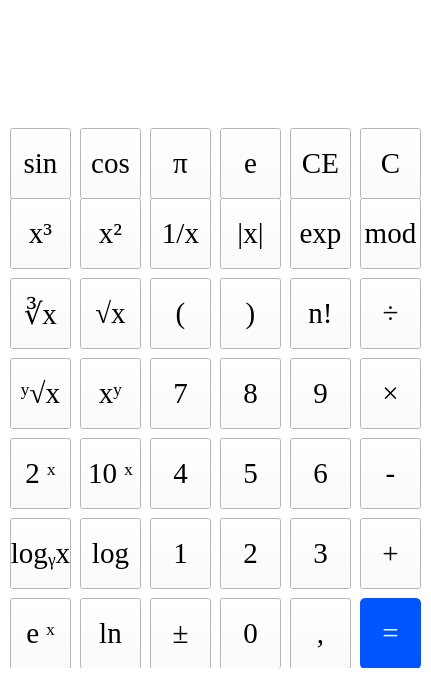
<?xml version="1.0" encoding="UTF-8"?>
<ui version="4.0">
 <class>MainWindow</class>
 <widget class="QMainWindow" name="MainWindow">
  <property name="geometry">
   <rect>
    <x>0</x>
    <y>0</y>
    <width>431</width>
    <height>690</height>
   </rect>
  </property>
  <property name="windowTitle">
   <string>Calculator</string>
  </property>
  <property name="windowIcon">
   <iconset theme="C:\Users\bekzh\Desktop\icon.png">
    <normaloff>.</normaloff>.</iconset>
  </property>
  <property name="layoutDirection">
   <enum>Qt::RightToLeft</enum>
  </property>
  <property name="autoFillBackground">
   <bool>false</bool>
  </property>
  <property name="styleSheet">
   <string notr="true">background-color: rgb(255, 255, 255);</string>
  </property>
  <property name="iconSize">
   <size>
    <width>24</width>
    <height>24</height>
   </size>
  </property>
  <widget class="QWidget" name="centralwidget">
   <widget class="QPushButton" name="btn_equal">
    <property name="geometry">
     <rect>
      <x>360</x>
      <y>598</y>
      <width>61</width>
      <height>71</height>
     </rect>
    </property>
    <property name="font">
     <font>
      <family>Times New Roman</family>
      <pointsize>22</pointsize>
      <italic>false</italic>
      <underline>false</underline>
      <strikeout>false</strikeout>
      <kerning>true</kerning>
     </font>
    </property>
    <property name="styleSheet">
     <string notr="true">color: rgb(255, 255, 255);
background-color: rgb(0, 85, 255);
border-radius: 5px;
border: none;</string>
    </property>
    <property name="text">
     <string>=</string>
    </property>
   </widget>
   <widget class="QPushButton" name="btn_comma">
    <property name="geometry">
     <rect>
      <x>290</x>
      <y>598</y>
      <width>61</width>
      <height>71</height>
     </rect>
    </property>
    <property name="font">
     <font>
      <family>Times New Roman</family>
      <pointsize>22</pointsize>
      <italic>false</italic>
      <underline>false</underline>
      <strikeout>false</strikeout>
      <kerning>true</kerning>
     </font>
    </property>
    <property name="styleSheet">
     <string notr="true">background-color: rgb(255, 255, 255);
color: rgb(0, 0, 0);
border-color: rgb(0, 0, 0);</string>
    </property>
    <property name="text">
     <string>,</string>
    </property>
   </widget>
   <widget class="QPushButton" name="btn_zero">
    <property name="geometry">
     <rect>
      <x>220</x>
      <y>598</y>
      <width>61</width>
      <height>71</height>
     </rect>
    </property>
    <property name="font">
     <font>
      <family>Times New Roman</family>
      <pointsize>22</pointsize>
      <italic>false</italic>
      <underline>false</underline>
      <strikeout>false</strikeout>
      <kerning>true</kerning>
     </font>
    </property>
    <property name="styleSheet">
     <string notr="true">background-color: rgb(255, 255, 255);
color: rgb(0, 0, 0);
border-color: rgb(0, 0, 0);</string>
    </property>
    <property name="text">
     <string>0</string>
    </property>
   </widget>
   <widget class="QPushButton" name="btn_plus_minus">
    <property name="geometry">
     <rect>
      <x>150</x>
      <y>598</y>
      <width>61</width>
      <height>71</height>
     </rect>
    </property>
    <property name="font">
     <font>
      <family>Times New Roman</family>
      <pointsize>22</pointsize>
      <italic>false</italic>
      <underline>false</underline>
      <strikeout>false</strikeout>
      <kerning>true</kerning>
     </font>
    </property>
    <property name="styleSheet">
     <string notr="true">background-color: rgb(255, 255, 255);
color: rgb(0, 0, 0);
border-color: rgb(0, 0, 0);</string>
    </property>
    <property name="text">
     <string>±</string>
    </property>
   </widget>
   <widget class="QPushButton" name="btn_ln">
    <property name="geometry">
     <rect>
      <x>80</x>
      <y>598</y>
      <width>61</width>
      <height>71</height>
     </rect>
    </property>
    <property name="font">
     <font>
      <family>Times New Roman</family>
      <pointsize>22</pointsize>
      <italic>false</italic>
      <underline>false</underline>
      <strikeout>false</strikeout>
      <kerning>true</kerning>
     </font>
    </property>
    <property name="styleSheet">
     <string notr="true">color: rgb(0, 0, 0);
background-color: rgb(255, 255, 255);
border-color: rgb(0, 85, 255);
selection-color: rgb(230, 232, 255);</string>
    </property>
    <property name="text">
     <string>ln</string>
    </property>
   </widget>
   <widget class="QPushButton" name="btn_two">
    <property name="geometry">
     <rect>
      <x>220</x>
      <y>518</y>
      <width>61</width>
      <height>71</height>
     </rect>
    </property>
    <property name="font">
     <font>
      <family>Times New Roman</family>
      <pointsize>22</pointsize>
      <italic>false</italic>
      <underline>false</underline>
      <strikeout>false</strikeout>
      <kerning>true</kerning>
     </font>
    </property>
    <property name="styleSheet">
     <string notr="true">background-color: rgb(255, 255, 255);
color: rgb(0, 0, 0);
border-color: rgb(0, 0, 0);</string>
    </property>
    <property name="text">
     <string>2</string>
    </property>
   </widget>
   <widget class="QPushButton" name="btn_one">
    <property name="geometry">
     <rect>
      <x>150</x>
      <y>518</y>
      <width>61</width>
      <height>71</height>
     </rect>
    </property>
    <property name="font">
     <font>
      <family>Times New Roman</family>
      <pointsize>22</pointsize>
      <italic>false</italic>
      <underline>false</underline>
      <strikeout>false</strikeout>
      <kerning>true</kerning>
     </font>
    </property>
    <property name="styleSheet">
     <string notr="true">background-color: rgb(255, 255, 255);
color: rgb(0, 0, 0);
border-color: rgb(0, 0, 0);</string>
    </property>
    <property name="text">
     <string>1</string>
    </property>
   </widget>
   <widget class="QPushButton" name="btn_log">
    <property name="geometry">
     <rect>
      <x>80</x>
      <y>518</y>
      <width>61</width>
      <height>71</height>
     </rect>
    </property>
    <property name="font">
     <font>
      <family>Times New Roman</family>
      <pointsize>22</pointsize>
      <italic>false</italic>
      <underline>false</underline>
      <strikeout>false</strikeout>
      <kerning>true</kerning>
     </font>
    </property>
    <property name="styleSheet">
     <string notr="true">color: rgb(0, 0, 0);
background-color: rgb(255, 255, 255);
border-color: rgb(0, 85, 255);
selection-color: rgb(230, 232, 255);</string>
    </property>
    <property name="text">
     <string>log</string>
    </property>
   </widget>
   <widget class="QPushButton" name="btn_three">
    <property name="geometry">
     <rect>
      <x>290</x>
      <y>518</y>
      <width>61</width>
      <height>71</height>
     </rect>
    </property>
    <property name="font">
     <font>
      <family>Times New Roman</family>
      <pointsize>22</pointsize>
      <italic>false</italic>
      <underline>false</underline>
      <strikeout>false</strikeout>
      <kerning>true</kerning>
     </font>
    </property>
    <property name="styleSheet">
     <string notr="true">background-color: rgb(255, 255, 255);
color: rgb(0, 0, 0);
border-color: rgb(0, 0, 0);</string>
    </property>
    <property name="text">
     <string>3</string>
    </property>
   </widget>
   <widget class="QPushButton" name="btn_five">
    <property name="geometry">
     <rect>
      <x>220</x>
      <y>438</y>
      <width>61</width>
      <height>71</height>
     </rect>
    </property>
    <property name="font">
     <font>
      <family>Times New Roman</family>
      <pointsize>22</pointsize>
      <italic>false</italic>
      <underline>false</underline>
      <strikeout>false</strikeout>
      <kerning>true</kerning>
     </font>
    </property>
    <property name="styleSheet">
     <string notr="true">background-color: rgb(255, 255, 255);
color: rgb(0, 0, 0);
border-color: rgb(0, 0, 0);</string>
    </property>
    <property name="text">
     <string>5</string>
    </property>
   </widget>
   <widget class="QPushButton" name="btn_ten_pow_x">
    <property name="geometry">
     <rect>
      <x>80</x>
      <y>438</y>
      <width>61</width>
      <height>71</height>
     </rect>
    </property>
    <property name="font">
     <font>
      <family>Times New Roman</family>
      <pointsize>22</pointsize>
      <italic>false</italic>
      <underline>false</underline>
      <strikeout>false</strikeout>
      <kerning>true</kerning>
     </font>
    </property>
    <property name="styleSheet">
     <string notr="true">color: rgb(0, 0, 0);
background-color: rgb(255, 255, 255);
border-color: rgb(0, 85, 255);
selection-color: rgb(230, 232, 255);</string>
    </property>
    <property name="text">
     <string>10 ˣ</string>
    </property>
   </widget>
   <widget class="QPushButton" name="btn_six">
    <property name="geometry">
     <rect>
      <x>290</x>
      <y>438</y>
      <width>61</width>
      <height>71</height>
     </rect>
    </property>
    <property name="font">
     <font>
      <family>Times New Roman</family>
      <pointsize>22</pointsize>
      <italic>false</italic>
      <underline>false</underline>
      <strikeout>false</strikeout>
      <kerning>true</kerning>
     </font>
    </property>
    <property name="styleSheet">
     <string notr="true">background-color: rgb(255, 255, 255);
color: rgb(0, 0, 0);
border-color: rgb(0, 0, 0);</string>
    </property>
    <property name="text">
     <string>6</string>
    </property>
   </widget>
   <widget class="QPushButton" name="btn_four">
    <property name="geometry">
     <rect>
      <x>150</x>
      <y>438</y>
      <width>61</width>
      <height>71</height>
     </rect>
    </property>
    <property name="font">
     <font>
      <family>Times New Roman</family>
      <pointsize>22</pointsize>
      <italic>false</italic>
      <underline>false</underline>
      <strikeout>false</strikeout>
      <kerning>true</kerning>
     </font>
    </property>
    <property name="styleSheet">
     <string notr="true">background-color: rgb(255, 255, 255);
color: rgb(0, 0, 0);
border-color: rgb(0, 0, 0);</string>
    </property>
    <property name="text">
     <string>4</string>
    </property>
   </widget>
   <widget class="QPushButton" name="btn_eight">
    <property name="geometry">
     <rect>
      <x>220</x>
      <y>358</y>
      <width>61</width>
      <height>71</height>
     </rect>
    </property>
    <property name="font">
     <font>
      <family>Times New Roman</family>
      <pointsize>22</pointsize>
      <italic>false</italic>
      <underline>false</underline>
      <strikeout>false</strikeout>
      <kerning>true</kerning>
     </font>
    </property>
    <property name="styleSheet">
     <string notr="true">background-color: rgb(255, 255, 255);
color: rgb(0, 0, 0);
border-color: rgb(0, 0, 0);</string>
    </property>
    <property name="text">
     <string>8</string>
    </property>
   </widget>
   <widget class="QPushButton" name="btn_nine">
    <property name="geometry">
     <rect>
      <x>290</x>
      <y>358</y>
      <width>61</width>
      <height>71</height>
     </rect>
    </property>
    <property name="font">
     <font>
      <family>Times New Roman</family>
      <pointsize>22</pointsize>
      <italic>false</italic>
      <underline>false</underline>
      <strikeout>false</strikeout>
      <kerning>true</kerning>
     </font>
    </property>
    <property name="styleSheet">
     <string notr="true">background-color: rgb(255, 255, 255);
color: rgb(0, 0, 0);
border-color: rgb(0, 0, 0);</string>
    </property>
    <property name="text">
     <string>9</string>
    </property>
   </widget>
   <widget class="QPushButton" name="btn_x_pow_y">
    <property name="geometry">
     <rect>
      <x>80</x>
      <y>358</y>
      <width>61</width>
      <height>71</height>
     </rect>
    </property>
    <property name="font">
     <font>
      <family>Times New Roman</family>
      <pointsize>22</pointsize>
      <italic>false</italic>
      <underline>false</underline>
      <strikeout>false</strikeout>
      <kerning>true</kerning>
     </font>
    </property>
    <property name="styleSheet">
     <string notr="true">color: rgb(0, 0, 0);
background-color: rgb(255, 255, 255);
border-color: rgb(0, 85, 255);
selection-color: rgb(230, 232, 255);</string>
    </property>
    <property name="text">
     <string>xʸ</string>
    </property>
   </widget>
   <widget class="QPushButton" name="btn_seven">
    <property name="geometry">
     <rect>
      <x>150</x>
      <y>358</y>
      <width>61</width>
      <height>71</height>
     </rect>
    </property>
    <property name="font">
     <font>
      <family>Times New Roman</family>
      <pointsize>22</pointsize>
      <italic>false</italic>
      <underline>false</underline>
      <strikeout>false</strikeout>
      <kerning>true</kerning>
     </font>
    </property>
    <property name="styleSheet">
     <string notr="true">background-color: rgb(255, 255, 255);
color: rgb(0, 0, 0);
border-color: rgb(0, 0, 0);</string>
    </property>
    <property name="text">
     <string>7</string>
    </property>
   </widget>
   <widget class="QPushButton" name="btn_minus">
    <property name="geometry">
     <rect>
      <x>360</x>
      <y>438</y>
      <width>61</width>
      <height>71</height>
     </rect>
    </property>
    <property name="font">
     <font>
      <family>Times New Roman</family>
      <pointsize>22</pointsize>
      <italic>false</italic>
      <underline>false</underline>
      <strikeout>false</strikeout>
      <kerning>true</kerning>
     </font>
    </property>
    <property name="styleSheet">
     <string notr="true">background-color: rgb(255, 255, 255);
color: rgb(0, 0, 0);
border-color: rgb(0, 0, 0);</string>
    </property>
    <property name="text">
     <string>-</string>
    </property>
   </widget>
   <widget class="QPushButton" name="btn_plus">
    <property name="geometry">
     <rect>
      <x>360</x>
      <y>518</y>
      <width>61</width>
      <height>71</height>
     </rect>
    </property>
    <property name="font">
     <font>
      <family>Times New Roman</family>
      <pointsize>22</pointsize>
      <italic>false</italic>
      <underline>false</underline>
      <strikeout>false</strikeout>
      <kerning>true</kerning>
     </font>
    </property>
    <property name="styleSheet">
     <string notr="true">background-color: rgb(255, 255, 255);
color: rgb(0, 0, 0);
border-color: rgb(0, 0, 0);</string>
    </property>
    <property name="text">
     <string>+</string>
    </property>
   </widget>
   <widget class="QPushButton" name="btn_multiply">
    <property name="geometry">
     <rect>
      <x>360</x>
      <y>358</y>
      <width>61</width>
      <height>71</height>
     </rect>
    </property>
    <property name="font">
     <font>
      <family>Times New Roman</family>
      <pointsize>22</pointsize>
      <italic>false</italic>
      <underline>false</underline>
      <strikeout>false</strikeout>
      <kerning>true</kerning>
     </font>
    </property>
    <property name="styleSheet">
     <string notr="true">background-color: rgb(255, 255, 255);
color: rgb(0, 0, 0);
border-color: rgb(0, 0, 0);</string>
    </property>
    <property name="text">
     <string>×</string>
    </property>
   </widget>
   <widget class="QPushButton" name="btn_divide">
    <property name="geometry">
     <rect>
      <x>360</x>
      <y>278</y>
      <width>61</width>
      <height>71</height>
     </rect>
    </property>
    <property name="font">
     <font>
      <family>Times New Roman</family>
      <pointsize>22</pointsize>
      <italic>false</italic>
      <underline>false</underline>
      <strikeout>false</strikeout>
      <kerning>true</kerning>
     </font>
    </property>
    <property name="styleSheet">
     <string notr="true">background-color: rgb(255, 255, 255);
color: rgb(0, 0, 0);
border-color: rgb(0, 0, 0);</string>
    </property>
    <property name="text">
     <string>÷</string>
    </property>
   </widget>
   <widget class="QPushButton" name="btn_square_root">
    <property name="geometry">
     <rect>
      <x>80</x>
      <y>278</y>
      <width>61</width>
      <height>71</height>
     </rect>
    </property>
    <property name="font">
     <font>
      <family>Times New Roman</family>
      <pointsize>22</pointsize>
      <italic>false</italic>
      <underline>false</underline>
      <strikeout>false</strikeout>
      <kerning>true</kerning>
     </font>
    </property>
    <property name="styleSheet">
     <string notr="true">color: rgb(0, 0, 0);
background-color: rgb(255, 255, 255);
border-color: rgb(0, 85, 255);
selection-color: rgb(230, 232, 255);</string>
    </property>
    <property name="text">
     <string>√х</string>
    </property>
   </widget>
   <widget class="QPushButton" name="btn_reciprocal_x">
    <property name="geometry">
     <rect>
      <x>150</x>
      <y>198</y>
      <width>61</width>
      <height>71</height>
     </rect>
    </property>
    <property name="font">
     <font>
      <family>Times New Roman</family>
      <pointsize>22</pointsize>
      <italic>false</italic>
      <underline>false</underline>
      <strikeout>false</strikeout>
      <kerning>true</kerning>
     </font>
    </property>
    <property name="styleSheet">
     <string notr="true">color: rgb(0, 0, 0);
background-color: rgb(255, 255, 255);
border-color: rgb(0, 85, 255);
selection-color: rgb(230, 232, 255);</string>
    </property>
    <property name="text">
     <string>1/x</string>
    </property>
   </widget>
   <widget class="QPushButton" name="btn_abs">
    <property name="geometry">
     <rect>
      <x>220</x>
      <y>198</y>
      <width>61</width>
      <height>71</height>
     </rect>
    </property>
    <property name="font">
     <font>
      <family>Times New Roman</family>
      <pointsize>22</pointsize>
      <italic>false</italic>
      <underline>false</underline>
      <strikeout>false</strikeout>
      <kerning>true</kerning>
     </font>
    </property>
    <property name="styleSheet">
     <string notr="true">color: rgb(0, 0, 0);
background-color: rgb(255, 255, 255);
border-color: rgb(0, 85, 255);
selection-color: rgb(230, 232, 255);</string>
    </property>
    <property name="text">
     <string>|x|</string>
    </property>
   </widget>
   <widget class="QPushButton" name="btn_exp">
    <property name="geometry">
     <rect>
      <x>290</x>
      <y>198</y>
      <width>61</width>
      <height>71</height>
     </rect>
    </property>
    <property name="font">
     <font>
      <family>Times New Roman</family>
      <pointsize>22</pointsize>
      <italic>false</italic>
      <underline>false</underline>
      <strikeout>false</strikeout>
      <kerning>true</kerning>
     </font>
    </property>
    <property name="styleSheet">
     <string notr="true">color: rgb(0, 0, 0);
background-color: rgb(255, 255, 255);
border-color: rgb(0, 85, 255);
selection-color: rgb(230, 232, 255);</string>
    </property>
    <property name="text">
     <string>exp</string>
    </property>
   </widget>
   <widget class="QPushButton" name="btn_fact">
    <property name="geometry">
     <rect>
      <x>290</x>
      <y>278</y>
      <width>61</width>
      <height>71</height>
     </rect>
    </property>
    <property name="font">
     <font>
      <family>Times New Roman</family>
      <pointsize>22</pointsize>
      <italic>false</italic>
      <underline>false</underline>
      <strikeout>false</strikeout>
      <kerning>true</kerning>
     </font>
    </property>
    <property name="styleSheet">
     <string notr="true">color: rgb(0, 0, 0);
background-color: rgb(255, 255, 255);
border-color: rgb(0, 85, 255);
selection-color: rgb(230, 232, 255);</string>
    </property>
    <property name="text">
     <string>n!</string>
    </property>
   </widget>
   <widget class="QPushButton" name="btn_close_bracket">
    <property name="geometry">
     <rect>
      <x>150</x>
      <y>278</y>
      <width>61</width>
      <height>71</height>
     </rect>
    </property>
    <property name="font">
     <font>
      <family>Times New Roman</family>
      <pointsize>22</pointsize>
      <italic>false</italic>
      <underline>false</underline>
      <strikeout>false</strikeout>
      <kerning>true</kerning>
     </font>
    </property>
    <property name="styleSheet">
     <string notr="true">background-color: rgb(255, 255, 255);
color: rgb(0, 0, 0);
border-color: rgb(0, 0, 0);</string>
    </property>
    <property name="text">
     <string>(</string>
    </property>
   </widget>
   <widget class="QPushButton" name="btn_open_bracket">
    <property name="geometry">
     <rect>
      <x>220</x>
      <y>278</y>
      <width>61</width>
      <height>71</height>
     </rect>
    </property>
    <property name="font">
     <font>
      <family>Times New Roman</family>
      <pointsize>22</pointsize>
      <italic>false</italic>
      <underline>false</underline>
      <strikeout>false</strikeout>
      <kerning>true</kerning>
     </font>
    </property>
    <property name="styleSheet">
     <string notr="true">background-color: rgb(255, 255, 255);
color: rgb(0, 0, 0);
border-color: rgb(0, 0, 0);</string>
    </property>
    <property name="text">
     <string>)</string>
    </property>
   </widget>
   <widget class="QPushButton" name="btn_square">
    <property name="geometry">
     <rect>
      <x>80</x>
      <y>198</y>
      <width>61</width>
      <height>71</height>
     </rect>
    </property>
    <property name="font">
     <font>
      <family>Times New Roman</family>
      <pointsize>22</pointsize>
      <italic>false</italic>
      <underline>false</underline>
      <strikeout>false</strikeout>
      <kerning>true</kerning>
     </font>
    </property>
    <property name="styleSheet">
     <string notr="true">color: rgb(0, 0, 0);
background-color: rgb(255, 255, 255);
border-color: rgb(0, 85, 255);
selection-color: rgb(230, 232, 255);</string>
    </property>
    <property name="text">
     <string>x²</string>
    </property>
   </widget>
   <widget class="QPushButton" name="btn_mod">
    <property name="geometry">
     <rect>
      <x>360</x>
      <y>198</y>
      <width>61</width>
      <height>71</height>
     </rect>
    </property>
    <property name="font">
     <font>
      <family>Times New Roman</family>
      <pointsize>22</pointsize>
      <italic>false</italic>
      <underline>false</underline>
      <strikeout>false</strikeout>
      <kerning>true</kerning>
     </font>
    </property>
    <property name="styleSheet">
     <string notr="true">color: rgb(0, 0, 0);
background-color: rgb(255, 255, 255);
border-color: rgb(0, 85, 255);
selection-color: rgb(230, 232, 255);</string>
    </property>
    <property name="text">
     <string>mod</string>
    </property>
   </widget>
   <widget class="QPushButton" name="btn_logxy">
    <property name="geometry">
     <rect>
      <x>10</x>
      <y>518</y>
      <width>61</width>
      <height>71</height>
     </rect>
    </property>
    <property name="font">
     <font>
      <family>Times New Roman</family>
      <pointsize>22</pointsize>
      <italic>false</italic>
      <underline>false</underline>
      <strikeout>false</strikeout>
      <kerning>true</kerning>
     </font>
    </property>
    <property name="styleSheet">
     <string notr="true">color: rgb(0, 0, 0);
background-color: rgb(255, 255, 255);
border-color: rgb(0, 85, 255);
selection-color: rgb(230, 232, 255);</string>
    </property>
    <property name="text">
     <string>logᵧx</string>
    </property>
   </widget>
   <widget class="QPushButton" name="btn_yroot">
    <property name="geometry">
     <rect>
      <x>10</x>
      <y>358</y>
      <width>61</width>
      <height>71</height>
     </rect>
    </property>
    <property name="font">
     <font>
      <family>Times New Roman</family>
      <pointsize>22</pointsize>
      <italic>false</italic>
      <underline>false</underline>
      <strikeout>false</strikeout>
      <kerning>true</kerning>
     </font>
    </property>
    <property name="styleSheet">
     <string notr="true">color: rgb(0, 0, 0);
background-color: rgb(255, 255, 255);
border-color: rgb(0, 85, 255);
selection-color: rgb(230, 232, 255);</string>
    </property>
    <property name="text">
     <string>ʸ√x</string>
    </property>
   </widget>
   <widget class="QPushButton" name="btn_cube_root">
    <property name="geometry">
     <rect>
      <x>10</x>
      <y>278</y>
      <width>61</width>
      <height>71</height>
     </rect>
    </property>
    <property name="font">
     <font>
      <family>Times New Roman</family>
      <pointsize>22</pointsize>
      <italic>false</italic>
      <underline>false</underline>
      <strikeout>false</strikeout>
      <kerning>true</kerning>
     </font>
    </property>
    <property name="styleSheet">
     <string notr="true">color: rgb(0, 0, 0);
background-color: rgb(255, 255, 255);
border-color: rgb(0, 85, 255);
selection-color: rgb(230, 232, 255);</string>
    </property>
    <property name="text">
     <string>∛х</string>
    </property>
   </widget>
   <widget class="QPushButton" name="btn_e_pow_x">
    <property name="geometry">
     <rect>
      <x>10</x>
      <y>598</y>
      <width>61</width>
      <height>71</height>
     </rect>
    </property>
    <property name="font">
     <font>
      <family>Times New Roman</family>
      <pointsize>22</pointsize>
      <italic>false</italic>
      <underline>false</underline>
      <strikeout>false</strikeout>
      <kerning>true</kerning>
     </font>
    </property>
    <property name="styleSheet">
     <string notr="true">color: rgb(0, 0, 0);
background-color: rgb(255, 255, 255);
border-color: rgb(0, 85, 255);
selection-color: rgb(230, 232, 255);</string>
    </property>
    <property name="text">
     <string>e ˣ</string>
    </property>
   </widget>
   <widget class="QPushButton" name="btn_two_pow_x">
    <property name="geometry">
     <rect>
      <x>10</x>
      <y>438</y>
      <width>61</width>
      <height>71</height>
     </rect>
    </property>
    <property name="font">
     <font>
      <family>Times New Roman</family>
      <pointsize>22</pointsize>
      <italic>false</italic>
      <underline>false</underline>
      <strikeout>false</strikeout>
      <kerning>true</kerning>
     </font>
    </property>
    <property name="styleSheet">
     <string notr="true">color: rgb(0, 0, 0);
background-color: rgb(255, 255, 255);
border-color: rgb(0, 85, 255);
selection-color: rgb(230, 232, 255);</string>
    </property>
    <property name="text">
     <string>2 ˣ</string>
    </property>
   </widget>
   <widget class="QPushButton" name="btn_cube">
    <property name="geometry">
     <rect>
      <x>10</x>
      <y>198</y>
      <width>61</width>
      <height>71</height>
     </rect>
    </property>
    <property name="font">
     <font>
      <family>Times New Roman</family>
      <pointsize>22</pointsize>
      <italic>false</italic>
      <underline>false</underline>
      <strikeout>false</strikeout>
      <kerning>true</kerning>
     </font>
    </property>
    <property name="styleSheet">
     <string notr="true">color: rgb(0, 0, 0);
background-color: rgb(255, 255, 255);
border-color: rgb(0, 85, 255);
selection-color: rgb(230, 232, 255);</string>
    </property>
    <property name="text">
     <string>x³</string>
    </property>
   </widget>
   <widget class="QPushButton" name="btn_ce">
    <property name="geometry">
     <rect>
      <x>290</x>
      <y>128</y>
      <width>61</width>
      <height>71</height>
     </rect>
    </property>
    <property name="font">
     <font>
      <family>Times New Roman</family>
      <pointsize>22</pointsize>
      <italic>false</italic>
      <underline>false</underline>
      <strikeout>false</strikeout>
      <kerning>true</kerning>
     </font>
    </property>
    <property name="styleSheet">
     <string notr="true">background-color: rgb(255, 255, 255);
color: rgb(0, 0, 0);
border-color: rgb(0, 0, 0);</string>
    </property>
    <property name="text">
     <string>CE</string>
    </property>
   </widget>
   <widget class="QPushButton" name="btn_pi">
    <property name="geometry">
     <rect>
      <x>150</x>
      <y>128</y>
      <width>61</width>
      <height>71</height>
     </rect>
    </property>
    <property name="font">
     <font>
      <family>Times New Roman</family>
      <pointsize>22</pointsize>
      <italic>false</italic>
      <underline>false</underline>
      <strikeout>false</strikeout>
      <kerning>true</kerning>
     </font>
    </property>
    <property name="styleSheet">
     <string notr="true">color: rgb(0, 0, 0);
background-color: rgb(255, 255, 255);
border-color: rgb(0, 85, 255);
selection-color: rgb(230, 232, 255);</string>
    </property>
    <property name="text">
     <string>π</string>
    </property>
   </widget>
   <widget class="QPushButton" name="btn_sin">
    <property name="geometry">
     <rect>
      <x>10</x>
      <y>128</y>
      <width>61</width>
      <height>71</height>
     </rect>
    </property>
    <property name="font">
     <font>
      <family>Times New Roman</family>
      <pointsize>22</pointsize>
      <italic>false</italic>
      <underline>false</underline>
      <strikeout>false</strikeout>
      <kerning>true</kerning>
     </font>
    </property>
    <property name="styleSheet">
     <string notr="true">color: rgb(0, 0, 0);
background-color: rgb(255, 255, 255);
border-color: rgb(0, 85, 255);
selection-color: rgb(230, 232, 255);</string>
    </property>
    <property name="text">
     <string>sin</string>
    </property>
   </widget>
   <widget class="QPushButton" name="btn_e">
    <property name="geometry">
     <rect>
      <x>220</x>
      <y>128</y>
      <width>61</width>
      <height>71</height>
     </rect>
    </property>
    <property name="font">
     <font>
      <family>Times New Roman</family>
      <pointsize>22</pointsize>
      <italic>false</italic>
      <underline>false</underline>
      <strikeout>false</strikeout>
      <kerning>true</kerning>
     </font>
    </property>
    <property name="styleSheet">
     <string notr="true">color: rgb(0, 0, 0);
background-color: rgb(255, 255, 255);
border-color: rgb(0, 85, 255);
selection-color: rgb(230, 232, 255);</string>
    </property>
    <property name="text">
     <string>e</string>
    </property>
   </widget>
   <widget class="QPushButton" name="btn_cos">
    <property name="geometry">
     <rect>
      <x>80</x>
      <y>128</y>
      <width>61</width>
      <height>71</height>
     </rect>
    </property>
    <property name="font">
     <font>
      <family>Times New Roman</family>
      <pointsize>22</pointsize>
      <italic>false</italic>
      <underline>false</underline>
      <strikeout>false</strikeout>
      <kerning>true</kerning>
     </font>
    </property>
    <property name="styleSheet">
     <string notr="true">color: rgb(0, 0, 0);
background-color: rgb(255, 255, 255);
border-color: rgb(0, 85, 255);
selection-color: rgb(230, 232, 255);</string>
    </property>
    <property name="text">
     <string>cos</string>
    </property>
   </widget>
   <widget class="QPushButton" name="btn_c">
    <property name="geometry">
     <rect>
      <x>360</x>
      <y>128</y>
      <width>61</width>
      <height>71</height>
     </rect>
    </property>
    <property name="font">
     <font>
      <family>Times New Roman</family>
      <pointsize>22</pointsize>
      <italic>false</italic>
      <underline>false</underline>
      <strikeout>false</strikeout>
      <kerning>true</kerning>
     </font>
    </property>
    <property name="styleSheet">
     <string notr="true">color: rgb(0, 0, 0);
background-color: rgb(255, 255, 255);
border-color: rgb(0, 0, 0);
</string>
    </property>
    <property name="text">
     <string>C</string>
    </property>
   </widget>
   <widget class="QLabel" name="label">
    <property name="geometry">
     <rect>
      <x>10</x>
      <y>70</y>
      <width>411</width>
      <height>41</height>
     </rect>
    </property>
    <property name="font">
     <font>
      <pointsize>22</pointsize>
     </font>
    </property>
    <property name="layoutDirection">
     <enum>Qt::RightToLeft</enum>
    </property>
    <property name="styleSheet">
     <string notr="true">
color: rgb(0, 0, 0);
background-color: rgb(255, 255, 255);</string>
    </property>
    <property name="text">
     <string/>
    </property>
    <property name="alignment">
     <set>Qt::AlignRight|Qt::AlignTrailing|Qt::AlignVCenter</set>
    </property>
    <property name="textInteractionFlags">
     <set>Qt::NoTextInteraction</set>
    </property>
   </widget>
   <widget class="QLabel" name="label_2">
    <property name="geometry">
     <rect>
      <x>10</x>
      <y>20</y>
      <width>411</width>
      <height>41</height>
     </rect>
    </property>
    <property name="font">
     <font>
      <pointsize>22</pointsize>
     </font>
    </property>
    <property name="layoutDirection">
     <enum>Qt::RightToLeft</enum>
    </property>
    <property name="styleSheet">
     <string notr="true">color: rgb(0, 0, 0);
background-color: rgb(255, 255, 255);</string>
    </property>
    <property name="text">
     <string/>
    </property>
    <property name="alignment">
     <set>Qt::AlignRight|Qt::AlignTrailing|Qt::AlignVCenter</set>
    </property>
    <property name="wordWrap">
     <bool>false</bool>
    </property>
    <property name="textInteractionFlags">
     <set>Qt::NoTextInteraction</set>
    </property>
   </widget>
  </widget>
  <widget class="QStatusBar" name="statusbar"/>
 </widget>
 <resources/>
 <connections/>
</ui>
